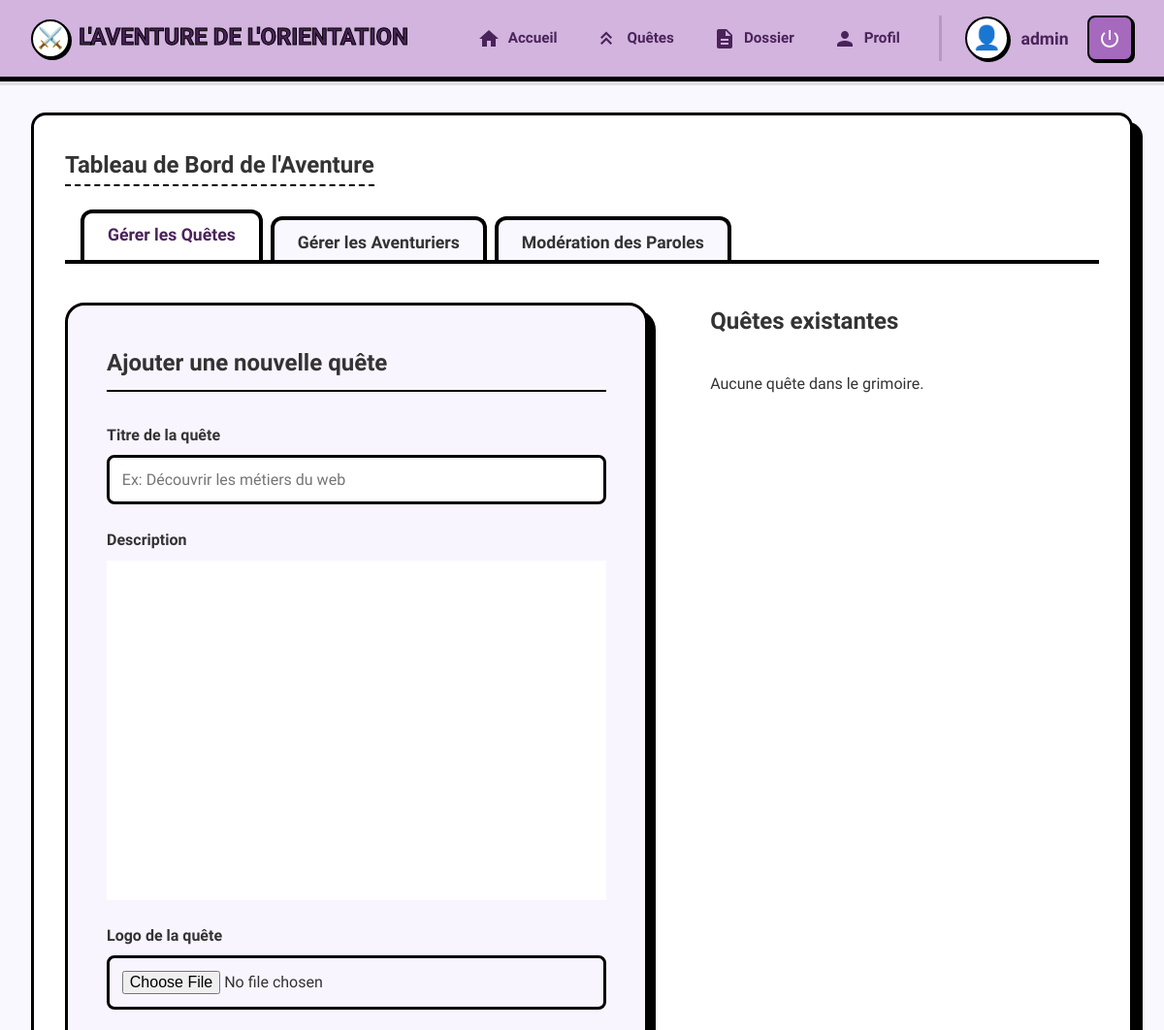
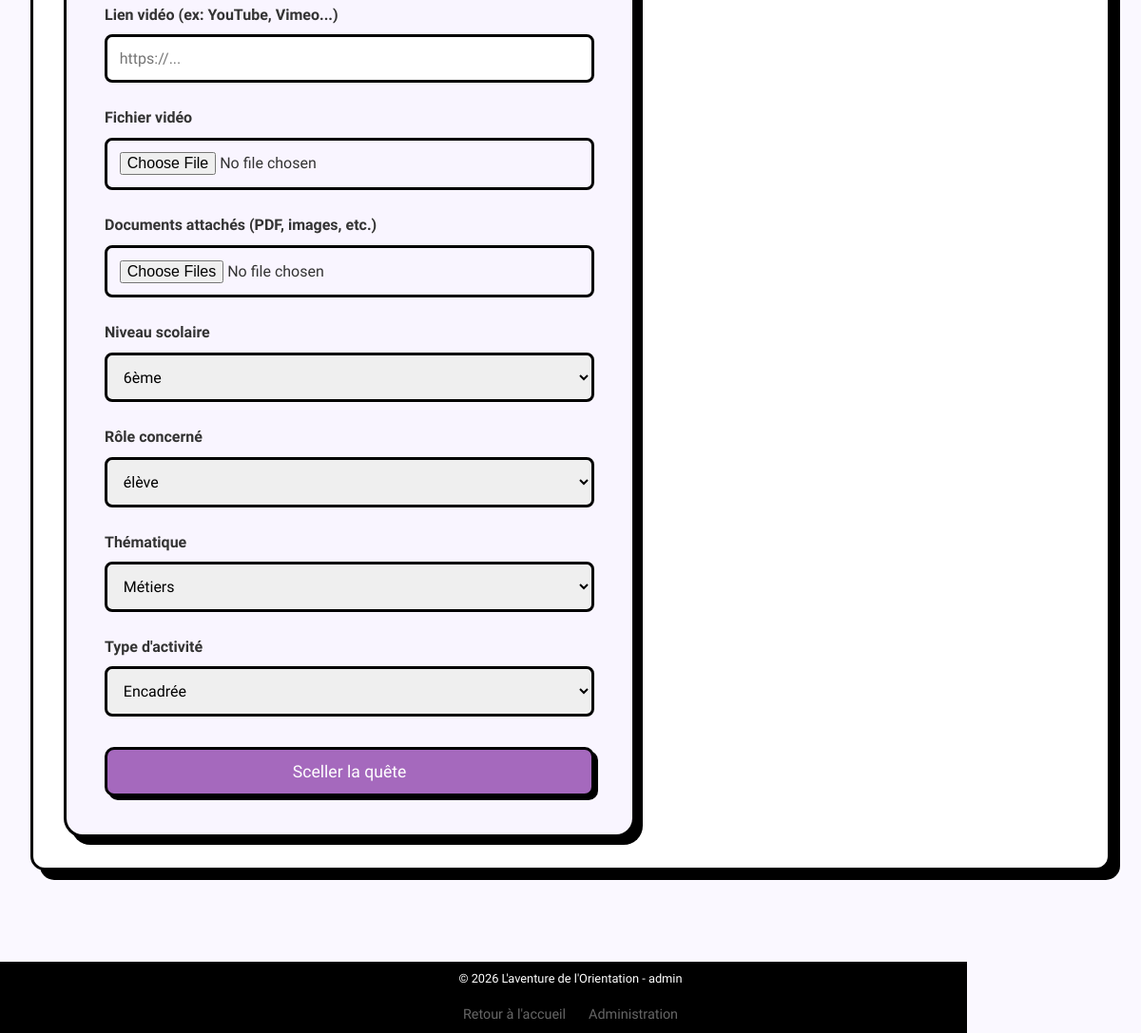
Page /dashboard/admin/ (signed in) on the committed database (2 pictures, top to bottom).
### adventure/models.py (models this page shows, shortened)
class User(AbstractUser):
    avatar = models.CharField(max_length=50, default="👤")
    age = models.IntegerField(null=True, blank=True)
    role = models.ForeignKey(Role, on_delete=models.SET_NULL, null=True, blank=True)
    level = models.ForeignKey(Level, on_delete=models.SET_NULL, null=True, blank=True)
    children = models.ManyToManyField(
        "self", symmetrical=False, related_name="parents", blank=True
    )

class Role(models.Model):
    label = models.CharField(max_length=50, unique=True)

### adventure/views.py (the view, shortened to what this page needs)
# urls.py: path("dashboard/admin/", views.admin_dashboard, name="admin_dashboard"),
@staff_member_required
def admin_dashboard(request):
    return render(
        request,
        "adventure/admin.html",
        {
            "levels": Level.objects.all(),
            "roles": Role.objects.exclude(label="admin"),
            "themes": Theme.objects.all(),
            "types": Type.objects.all(),
            "activities": Activity.objects.all().select_related(
                "level", "role", "theme", "type"
            ),
            "users_list": User.objects.exclude(is_superuser=True).select_related(
                "role", "level"
            ),
            "pending_comments": Comment.objects.filter(
                is_moderated=False
            ).select_related("user", "activity"),
        },
    )

### adventure/templates/adventure/admin.html (shortened to what this page needs)
{% extends 'adventure/base.html' %}
{% load static %}
{% block extra_head %}
<link href="https://cdn.quilljs.com/1.3.7/quill.snow.css" rel="stylesheet">
{% endblock %}
{% block content %}
<section id="admin-section" class="panel">
    <h2>Tableau de Bord de l'Aventure</h2>
    <div class="admin-tabs">
        <button class="tab-btn active" data-tab="admin-activities">Gérer les Quêtes</button>
        <button class="tab-btn" data-tab="admin-users">Gérer les Aventuriers</button>
        <button class="tab-btn" data-tab="admin-comments">Modération des Paroles</button>
    </div>
    <div id="admin-activities" class="tab-content">
        <div class="admin-split">
            <div class="admin-form-col">
                <h3 id="form-act-title">Ajouter une nouvelle quête</h3>
                <form id="add-activity-form" method="post" enctype="multipart/form-data">
                    <div class="form-group">
                        <label for="act-title">Titre de la quête</label>
                        <input type="text" id="act-title" name="title" placeholder="Ex: Découvrir les métiers du web" required>
                    </div>
                    <div class="form-group">
                        <label for="act-desc">Description</label>
                        <div id="quill-editor" style="height: 350px; background: white;"></div>
                    </div>
                    <div class="form-group">
                        <label for="act-logo">Logo de la quête</label>
                        <input type="file" id="act-logo" name="logo" accept="image/*">
                    </div>
                    <div class="form-group">
                        <label for="act-video-url">Lien vidéo (ex: YouTube, Vimeo...)</label>
                        <input type="url" id="act-video-url" name="video_url" placeholder="https://...">
                    </div>
                    <div class="form-group">
                        <label for="act-video-file">Fichier vidéo</label>
                        <input type="file" id="act-video-file" name="video_file" accept="video/*">
                    </div>
                    <div class="form-group">
                        <label for="act-documents">Documents attachés (PDF, images, etc.)</label>
                        <input type="file" id="act-documents" name="documents" multiple>
                    </div>
                    <div class="form-grid-profile">
                        <div class="form-group">
                            <label for="act-level">Niveau scolaire</label>
                            <select id="act-level" name="level_id" required>
                                {% for level in levels %}
                                <option value="{{ level.id }}">{{ level.label }}</option>
                                {% endfor %}
                            </select>
                        </div>
                        <div class="form-group">
                            <label for="act-role">Rôle concerné</label>
                            <select id="act-role" name="role_id" required>
                                {% for role in roles %}
                                <option value="{{ role.id }}">{{ role.label }}</option>
                                {% endfor %}
                            </select>
                        </div>
                        <div class="form-group">
                            <label for="act-theme">Thématique</label>
                            <select id="act-theme" name="theme_id" required>
                                {% for theme in themes %}
                                <option value="{{ theme.id }}">{{ theme.label }}</option>
                                {% endfor %}
                            </select>
                        </div>
                        <div class="form-group">
                            <label for="act-type">Type d'activité</label>
                            <select id="act-type" name="type_id" required>
                                {% for type in types %}
                                <option value="{{ type.id }}">{{ type.label }}</option>
                                {% endfor %}
                            </select>
                        </div>
                    </div>
                    <div style="display: flex; gap: 1rem; margin-top: 2rem;">
                        <button type="submit" id="submit-act-btn" style="flex-grow: 1;">Sceller la quête</button>
                    </div>
                </form>
            </div>
            <div class="admin-list-col">
                <h3>Quêtes existantes</h3>
                <div id="admin-activities-list">
                    {% for activity in activities %}
                    <div class="admin-list-item">
                        <div class="admin-list-item-info">
                            {% if activity.logo %}
                            <img src="{{ activity.logo.url }}" alt="Logo" class="admin-list-logo">
                            {% elif activity.logo_url %}
                            <img src="{{ activity.logo_url }}" alt="Logo" class="admin-list-logo">
                            {% endif %}
                            <strong>{{ activity.title }}</strong>
                            <div class="meta-badges">
                                <span>{{ activity.level.label }}</span>
                                <span>{{ activity.role.label }}</span>
                                <span>{{ activity.theme.label }}</span>
                                <span>{{ activity.type.label }}</span>
                            </div>
                        </div>
                        <div class="user-action-btns">
                            <a href="{% url 'adventure:activity_detail' activity.id %}" class="manage-btn" style="background: var(--accent-color); color: white; text-decoration: none;">Voir</a>
                            <button class="manage-btn" onclick="editActivity({{ activity.id }})" style="background: var(--primary-color); color: white;">Modifier</button>
                            <form action="{% url 'adventure:admin_activity_delete' activity.id %}" method="post" style="display:inline;" onsubmit="return confirm('Bannir cette quête ?')">
                                {% csrf_token %}
                                <button type="submit" class="delete-btn">Supprimer</button>
                            </form>
                        </div>
                    </div>
                    {% empty %}
                    <p>Aucune quête dans le grimoire.</p>
                    {% endfor %}
                </div>
            </div>
        </div>
    </div>
</section>
{% endblock %}

### adventure/templates/adventure/base.html (shortened to what this page needs)
{% load static %}
<!DOCTYPE html>
<html lang="fr">
<head>
    <link rel="stylesheet" href="{% static 'adventure/css/style.css' %}">
    {% block extra_head %}{% endblock %}
</head>
<body>
    <header>
        <div class="header-container">
            <h1><a href="{% url 'adventure:home' %}" style="text-decoration: none; color: inherit;"><span class="icon">⚔️</span> L'aventure de l'Orientation</a></h1>
            <div id="user-info">
                <div id="nav-wrapper">
                    <nav id="main-nav">
                        <a href="{% url 'adventure:dashboard' %}" class="nav-btn {% if request.resolver_match.url_name == 'dashboard' %}active{% endif %}">
                            <svg class="nav-icon" viewBox="0 0 24 24" width="24" height="24"><path d="M10 20v-6h4v6h5v-8h3L12 3 2 12h3v8z"/></svg>
                            <span>Accueil</span>
                        </a>
                        <a href="{% url 'adventure:activity_list' %}" class="nav-btn {% if request.resolver_match.url_name == 'activity_list' %}active{% endif %}">
                            <svg class="nav-icon" viewBox="0 0 24 24" width="24" height="24"><path d="M14.5 18l-4.5-4.5-4.5 4.5-1.5-1.5 6-6 6 6-1.5 1.5zM14.5 12l-4.5-4.5-4.5 4.5-1.5-1.5 6-6 6 6-1.5 1.5z"/></svg>
                            <span>Quêtes</span>
                        </a>
                        <a href="{% url 'adventure:dossier' %}" class="nav-btn {% if request.resolver_match.url_name == 'dossier' %}active{% endif %}">
                            <svg class="nav-icon" viewBox="0 0 24 24" width="24" height="24"><path d="M14 2H6c-1.1 0-1.99.9-1.99 2L4 20c0 1.1.89 2 1.99 2H18c1.1 0 2-.9 2-2V8l-6-6zm2 16H8v-2h8v2zm0-4H8v-2h8v2zm-3-5V3.5L18.5 9H13z"/></svg>
                            <span>Dossier</span>
                        </a>
                        <a href="{% url 'adventure:profile' %}" class="nav-btn {% if request.resolver_match.url_name == 'profile' %}active{% endif %}">
                            <svg class="nav-icon" viewBox="0 0 24 24" width="24" height="24"><path d="M12 12c2.21 0 4-1.79 4-4s-1.79-4-4-4-4 1.79-4 4 1.79 4 4 4zm0 2c-2.67 0-8 1.34-8 4v2h16v-2c0-2.66-5.33-4-8-4z"/></svg>
                            <span>Profil</span>
                        </a>
                    </nav>
                    <div id="user-controls">
                        {% if user.is_authenticated %}
                        <div id="user-display">
                            <span id="avatar-display">{{ user.avatar }}</span>
                            <span id="username-display">{{ user.username }}</span>
                        </div>
                        <form action="{% url 'logout' %}" method="post" style="display: inline;">
                            <button type="submit" id="logout-btn" title="Déconnexion">
                                <svg class="nav-icon" viewBox="0 0 24 24" width="24" height="24"><path d="M13 3h-2v10h2V3zm4.83 2.17l-1.42 1.42C17.99 7.86 19 9.81 19 12c0 3.87-3.13 7-7 7s-7-3.13-7-7c0-2.19 1.01-4.14 2.58-5.42L6.17 5.17C4.23 6.82 3 9.26 3 12c0 4.97 4.03 9 9 9s9-4.03 9-9c0-2.74-1.23-5.18-3.17-6.83z"/></svg>
                            </button>
                        </form>
                        {% else %}
                        <a href="{% url 'login' %}" id="login-nav-btn" class="nav-btn">Connexion</a>
                        {% endif %}
                    </div>
                </div>
            </div>
        </div>
    </header>
    <main id="app">
        {% block content %}{% endblock %}
    </main>
    <footer>
        <p>&copy; 2026 L'aventure de l'Orientation - <span id="current-role">{% if user.is_authenticated %}{{ user.role.label }}{% else %}Visiteur{% endif %}</span></p>
        <div style="margin-top: 1rem; display: flex; justify-content: center; gap: 1.5rem; font-size: 0.9rem;">
            <a href="{% url 'adventure:home' %}" style="color: #666; text-decoration: none; transition: color 0.2s;" onmouseover="this.style.color='#000'" onmouseout="this.style.color='#666'">Retour à l'accueil</a>
            <a href="{% url 'adventure:admin_dashboard' %}" style="color: #666; text-decoration: none; transition: color 0.2s;" onmouseover="this.style.color='#000'" onmouseout="this.style.color='#666'">Administration</a>
        </div>
    </footer>
</body>
</html>

### rows in the picture
User: avatar "👤", username "admin", role.label "admin"

### other values in the picture
form field level_id "6ème"
form field role_id "élève"
form field theme_id "Métiers"
form field type_id "Encadrée"
